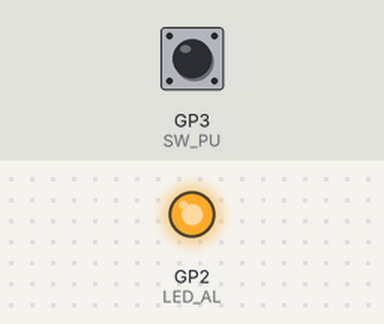
Recording of a program running on a simulated Raspberry Pi Pico running MicroPython. On the bench: output pins drawn as LEDs (lit = HIGH). The test bench sets the inputs (shaded band); at power-on: GP3 (SW_PU) HIGH.

Above: at 1.2 s.
1.3 s: GP3 (SW_PU) pulled LOW for 0.15 s
At 1.38 s:
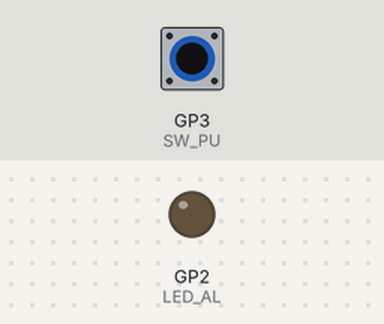
2.9 s: GP3 (SW_PU) pulled LOW for 3.2 s
At 7.3 s:
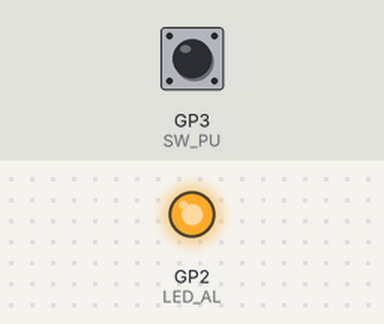
Timing chart, 0 to 8.8 s (numbered marks = the images above; inputs shaded):
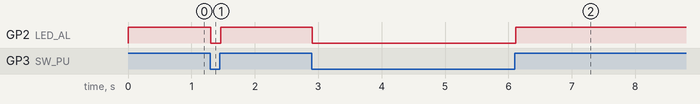

The program:

06_SW_PU_LED_AL.py
```python
# ================================================================
#  파일명    : 06_SW_PU_LED_AL.py
#  설명      : 풀업 스위치로 Active Low LED 켜기
#             풀업 스위치와 AL LED 는 신호 극성이 자연스럽게 맞음
#              · 안 누름 → SW = 1 → LED value(1) → AL 이므로 꺼짐
#              · 누름   → SW = 0 → LED value(0) → AL 이므로 켜짐
#             스위치 값을 그대로 LED 에 흘려주는 한 줄로 해결
#  대상 부품 : KEY1  (GP3) · 풀업 스위치
#             LED4  (GP2) · Active Low LED
#  보드      : YeonTahn Board V1
#  회사      : TouchLabs (https://touchlabs.kr)
#  작성자    : yangjipsa
#  작성일    : 2026-08-28
# ================================================================

from machine import Pin
from time import sleep

# ---------- 핀 설정 ----------
SW_PU  = Pin(3, Pin.IN)    # KEY1 · 풀업
LED_AL = Pin(2, Pin.OUT)   # LED4 · Active Low

# ---------- 시작 상태 · 모든 동작 없음 ----------
LED_AL.value(1)            # AL · 1 = 꺼짐

try:
    while True:
        LED_AL.value(SW_PU.value())   # 스위치 값 = LED 입력값
        sleep(0.02)                   # CPU 여유 · 반응성 유지

except KeyboardInterrupt:
    pass

finally:
    # ---------- 종료 상태 · 모든 동작 없음 ----------
    LED_AL.value(1)        # AL · 1 = 꺼짐
```

Measured:
- after the input at 1.3 s, GP2 (LED_AL): HIGH → LOW at once, → HIGH 0.16 s later
- after the input at 2.9 s, GP2 (LED_AL): HIGH → LOW at once, → HIGH 3.2 s later
